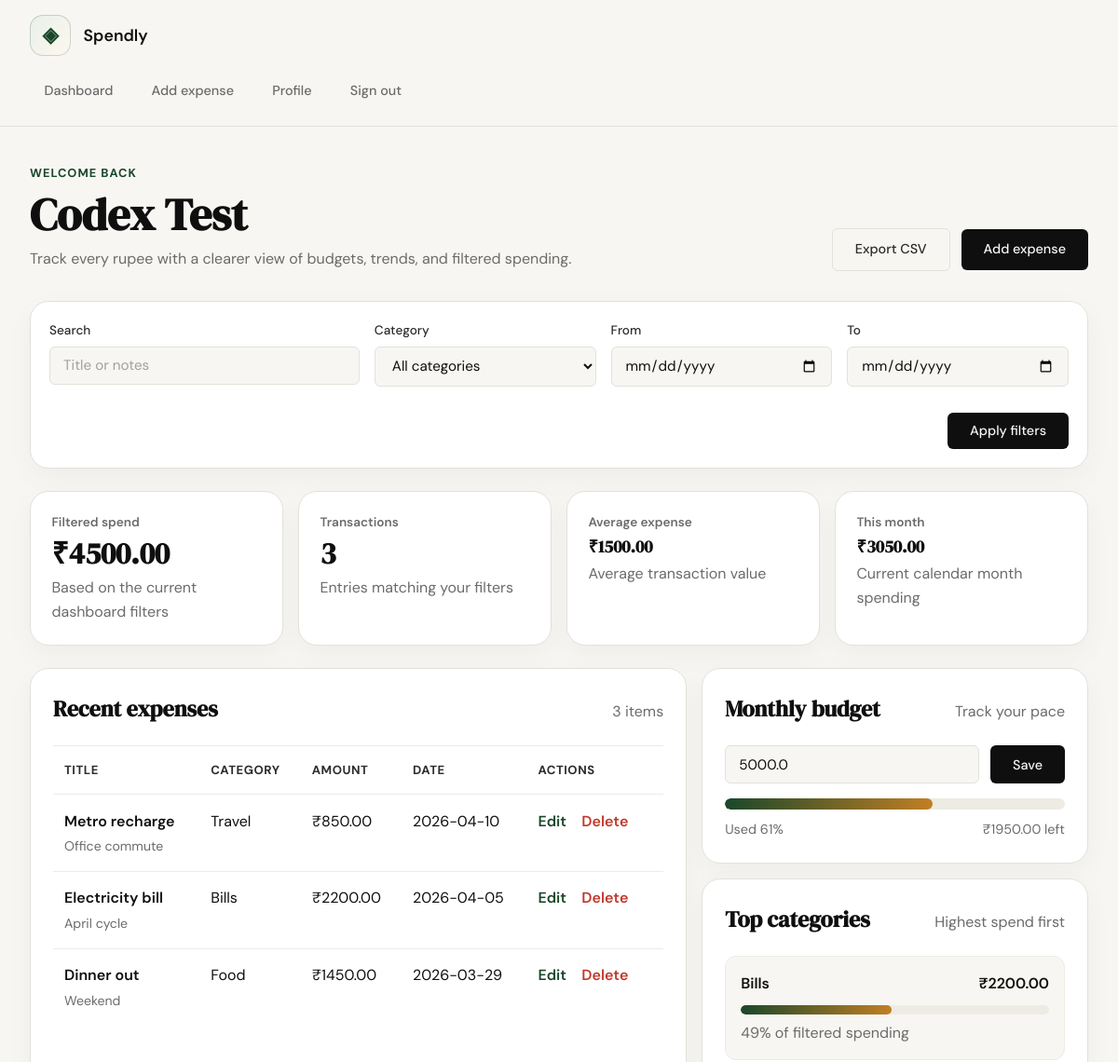
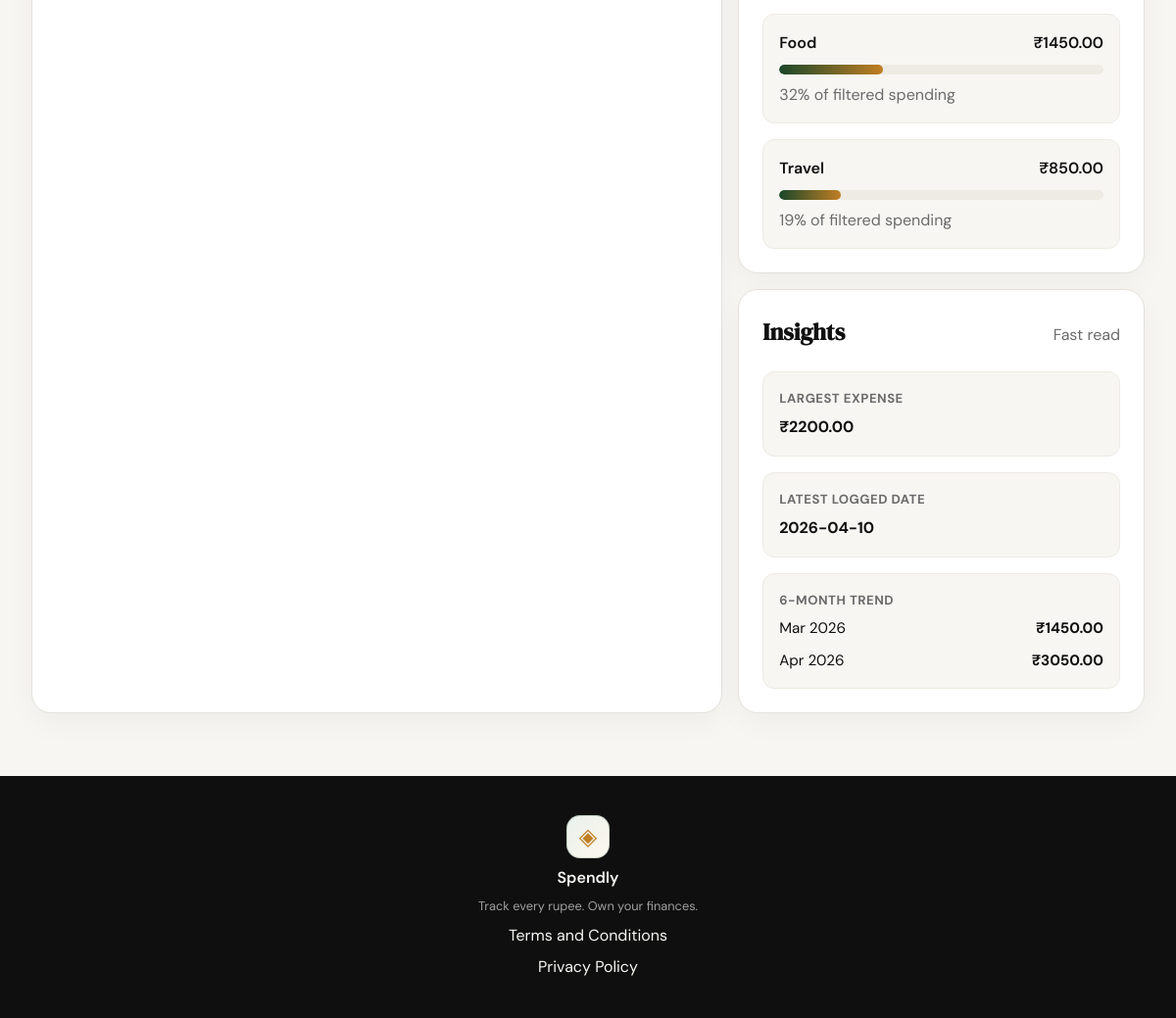
/dashboard (signed in), run on the app's committed database (2 pictures, top to bottom).
### tables this page shows
CREATE TABLE users (
                id INTEGER PRIMARY KEY AUTOINCREMENT,
                name TEXT NOT NULL,
                email TEXT UNIQUE NOT NULL,
                password_hash TEXT NOT NULL
            );

CREATE TABLE expenses (
                id INTEGER PRIMARY KEY AUTOINCREMENT,
                user_id INTEGER NOT NULL,
                title TEXT NOT NULL,
                category TEXT NOT NULL,
                amount REAL NOT NULL CHECK(amount > 0),
                expense_date TEXT NOT NULL,
                notes TEXT,
                created_at TEXT NOT NULL DEFAULT CURRENT_TIMESTAMP,
                FOREIGN KEY (user_id) REFERENCES users(id) ON DELETE CASCADE
            );

CREATE TABLE budgets (
                user_id INTEGER PRIMARY KEY,
                monthly_budget REAL NOT NULL CHECK(monthly_budget >= 0),
                updated_at TEXT NOT NULL DEFAULT CURRENT_TIMESTAMP,
                FOREIGN KEY (user_id) REFERENCES users(id) ON DELETE CASCADE
            );

### app.py (the view)
@app.route("/dashboard")
@login_required
def dashboard():
    return render_template("dashboard.html", **dashboard_context(get_dashboard_filters()))

### app.py (called while the page is built)
def login_required(view):
    @wraps(view)
    def wrapped_view(*args, **kwargs):
        if g.user is None:
            flash("Please sign in to continue.", "error")
            return redirect(url_for("login"))
        return view(*args, **kwargs)
    return wrapped_view

@app.before_request
def load_current_user():
    user_id = session.get("user_id")
    g.user = get_user_by_id(user_id) if user_id else None

@app.context_processor
def inject_globals():
    return {"categories": CATEGORIES}

def get_dashboard_filters():
    filters = {
        "q": request.args.get("q", "").strip(),
        "category": request.args.get("category", "").strip(),
        "start_date": request.args.get("start_date", "").strip(),
        "end_date": request.args.get("end_date", "").strip(),
    }
    if filters["category"] and filters["category"] not in CATEGORIES:
        filters["category"] = ""
    if filters["start_date"] and not parse_date(filters["start_date"]):
        filters["start_date"] = ""
    if filters["end_date"] and not parse_date(filters["end_date"]):
        filters["end_date"] = ""
    return filters

### database/db.py (called while the page is built)
def get_db():
    conn = sqlite3.connect(DATABASE)
    conn.row_factory = sqlite3.Row
    conn.execute("PRAGMA foreign_keys = ON")
    return conn

def get_user_by_id(user_id):
    with get_db() as db:
        return db.execute(
            "SELECT * FROM users WHERE id = ?",
            (user_id,),
        ).fetchone()

def _build_expense_filters(user_id, filters=None):
    filters = filters or {}
    clauses = ["user_id = ?"]
    params = [user_id]
    search = (filters.get("q") or "").strip()
    if search:
        clauses.append("(LOWER(title) LIKE ? OR LOWER(COALESCE(notes, '')) LIKE ?)")
        like = f"%{search.lower()}%"
        params.extend([like, like])
    category = (filters.get("category") or "").strip()
    if category:
        clauses.append("category = ?")
        params.append(category)
    start_date = (filters.get("start_date") or "").strip()
    if start_date:
        clauses.append("expense_date >= ?")
        params.append(start_date)
    end_date = (filters.get("end_date") or "").strip()
    if end_date:
        clauses.append("expense_date <= ?")
        params.append(end_date)
    return " AND ".join(clauses), params

def get_budget_for_user(user_id):
    with get_db() as db:
        return db.execute(
            "SELECT monthly_budget FROM budgets WHERE user_id = ?",
            (user_id,),
        ).fetchone()

### templates/dashboard.html (shortened to what this page needs)
{% extends "base.html" %}
{% block content %}
<section class="dashboard-page">
    <div class="dashboard-shell">
        <div class="dashboard-header">
            <div>
                <p class="dashboard-eyebrow">Welcome back</p>
                <h1 class="dashboard-title">{{ g.user["name"] }}</h1>
                <p class="dashboard-subtitle">Track every rupee with a clearer view of budgets, trends, and filtered spending.</p>
            </div>
            <div class="header-actions">
                <a href="{{ url_for('export_expenses', q=filters['q'], category=filters['category'], start_date=filters['start_date'], end_date=filters['end_date']) }}" class="btn-ghost">Export CSV</a>
                <a href="{{ url_for('add_expense') }}" class="btn-primary">Add expense</a>
            </div>
        </div>
        <form method="GET" action="{{ url_for('dashboard') }}" class="filter-card">
            <div class="filter-grid">
                <div class="form-group">
                    <label for="q">Search</label>
                    <input id="q" name="q" class="form-input" placeholder="Title or notes" value="{{ filters['q'] }}">
                </div>
                <div class="form-group">
                    <label for="category">Category</label>
                    <select id="category" name="category" class="form-input">
                        <option value="">All categories</option>
                    </select>
                </div>
                <div class="form-group">
                    <label for="start_date">From</label>
                    <input type="date" id="start_date" name="start_date" class="form-input" value="{{ filters['start_date'] }}">
                </div>
                <div class="form-group">
                    <label for="end_date">To</label>
                    <input type="date" id="end_date" name="end_date" class="form-input" value="{{ filters['end_date'] }}">
                </div>
            </div>
            <div class="filter-actions">
                <button type="submit" class="btn-primary">Apply filters</button>
            </div>
        </form>
        <div class="stats-grid">
            <article class="stat-panel">
                <span class="stat-label">Filtered spend</span>
                <strong class="stat-value">₹{{ "%.2f"|format(total_amount) }}</strong>
                <span class="stat-meta">Based on the current dashboard filters</span>
            </article>
            <article class="stat-panel">
                <span class="stat-label">Transactions</span>
                <strong class="stat-value">{{ summary["total_count"] }}</strong>
                <span class="stat-meta">Entries matching your filters</span>
            </article>
            <article class="stat-panel">
                <span class="stat-label">Average expense</span>
                <strong class="stat-value stat-value--small">₹{{ "%.2f"|format(average_amount) }}</strong>
                <span class="stat-meta">Average transaction value</span>
            </article>
            <article class="stat-panel">
                <span class="stat-label">This month</span>
                <strong class="stat-value stat-value--small">₹{{ "%.2f"|format(monthly_spend) }}</strong>
                <span class="stat-meta">Current calendar month spending</span>
            </article>
        </div>
        <div class="dashboard-grid">
            <section class="dashboard-card">
                <div class="card-head">
                    <h2>Recent expenses</h2>
                    {% if expenses %}
                    <span class="card-note">{{ expenses|length }} item{{ "" if expenses|length == 1 else "s" }}</span>
                    {% endif %}
                </div>
                {% if expenses %}
                <div class="table-wrap">
                    <table class="expense-table">
                        <thead>
                            <tr>
                                <th>Title</th>
                                <th>Category</th>
                                <th>Amount</th>
                                <th>Date</th>
                                <th>Actions</th>
                            </tr>
                        </thead>
                        <tbody>
                            {% for expense in expenses %}
                            <tr>
                                <td>
                                    <div class="expense-title">{{ expense["title"] }}</div>
                                    {% if expense["notes"] %}
                                    <div class="expense-notes">{{ expense["notes"] }}</div>
                                    {% endif %}
                                </td>
                                <td>{{ expense["category"] }}</td>
                                <td>₹{{ "%.2f"|format(expense["amount"]) }}</td>
                                <td>{{ expense["expense_date"] }}</td>
                                <td class="expense-actions">
                                    <a href="{{ url_for('edit_expense', id=expense['id']) }}">Edit</a>
                                    <a href="{{ url_for('delete_expense', id=expense['id']) }}" class="link-danger">Delete</a>
                                </td>
                            </tr>
                            {% endfor %}
                        </tbody>
                    </table>
                </div>
                {% else %}
                <div class="empty-state">
                    <h3>No matching expenses</h3>
                    <p>{% if has_active_filters %}Try clearing or adjusting your filters.{% else %}Add your first entry to start tracking where your money goes.{% endif %}</p>
                    <a href="{{ url_for('add_expense') }}" class="btn-primary">Add expense</a>
                </div>
                {% endif %}
            </section>
            <section class="dashboard-stack">
                <article class="dashboard-card">
                    <div class="card-head">
                        <h2>Monthly budget</h2>
                        <span class="card-note">Track your pace</span>
                    </div>
                    <form method="POST" action="{{ url_for('update_budget') }}" class="budget-form">
                        <div class="budget-input-row">
                            <input type="number" step="0.01" min="0" name="monthly_budget" class="form-input" value="{{ monthly_budget if monthly_budget else '' }}" placeholder="Set monthly budget">
                            <button type="submit" class="btn-primary">Save</button>
                        </div>
                    </form>
                    {% if monthly_budget %}
                    <div class="budget-meter">
                        <div class="budget-meter-track">
                            <div class="budget-meter-fill {% if budget_used_pct > 100 %}budget-meter-fill--over{% endif %}" style="width: {{ 100 if budget_used_pct > 100 else budget_used_pct }}%"></div>
                        </div>
                        <div class="budget-meta">
                            <span>Used {{ budget_used_pct }}%</span>
                            <span>
                                {% if remaining_budget >= 0 %}
                                ₹{{ "%.2f"|format(remaining_budget) }} left
                                {% else %}
                                ₹{{ "%.2f"|format(remaining_budget|abs) }} over budget
                                {% endif %}
                            </span>
                        </div>
                    </div>
                    {% else %}
                    <p class="empty-copy">Set a monthly budget to compare it with your current month spending.</p>
                    {% endif %}
                </article>
                <article class="dashboard-card">
                    <div class="card-head">
                        <h2>Top categories</h2>
                        <span class="card-note">Highest spend first</span>
                    </div>
                    {% if category_rows %}
                    <div class="category-stack">
                        {% for row in category_rows %}
                        <div class="category-row">
                            <div class="category-row-top">
                                <span>{{ row["category"] }}</span>
                                <span>₹{{ "%.2f"|format(row["total"]) }}</span>
                            </div>
                            <div class="category-bar-track">
                                <div class="category-bar-fill" style="width: {{ row['percentage'] }}%"></div>
                            </div>
                            <div class="category-row-bottom">{{ row["percentage"] }}% of filtered spending</div>
                        </div>
                        {% endfor %}
                    </div>
                    {% else %}
                    <div class="empty-state empty-state--compact">
                        <h3>No category data yet</h3>
                        <p>Your category breakdown will appear here after you log expenses.</p>
                    </div>
                    {% endif %}
                </article>
                <article class="dashboard-card">
                    <div class="card-head">
                        <h2>Insights</h2>
                        <span class="card-note">Fast read</span>
                    </div>
                    <div class="insight-list">
                        <div class="insight-item">
                            <span class="insight-label">Largest expense</span>
                            <strong>₹{{ "%.2f"|format(max_amount) }}</strong>
                        </div>
                        <div class="insight-item">
                            <span class="insight-label">Latest logged date</span>
                            <strong>{{ summary["latest_date"] if summary["latest_date"] else "No entries yet" }}</strong>
                        </div>
                        <div class="insight-item">
                            <span class="insight-label">6-month trend</span>
                            <div class="trend-list">
                                {% if trend_rows %}
                                    {% for row in trend_rows %}
                                    <div class="trend-item">
                                        <span>{{ row["label"] }}</span>
                                        <strong>₹{{ "%.2f"|format(row["total"]) }}</strong>
                                    </div>
                                    {% endfor %}
                                {% else %}
                                <span class="empty-copy">Monthly trend appears after you add expenses.</span>
                                {% endif %}
                            </div>
                        </div>
                    </div>
                </article>
            </section>
        </div>
    </div>
</section>
{% endblock %}

### templates/base.html (shortened to what this page needs)
<!DOCTYPE html>
<html lang="en">
<head>
    <link rel="stylesheet" href="{{ url_for('static', filename='css/style.css') }}">
</head>
<body>
    <nav class="navbar">
        <div class="nav-inner">
            <a href="{{ url_for('dashboard' if g.user else 'landing') }}" class="nav-brand">
                <span class="brand-icon">◈</span>
                <span class="brand-name">Spendly</span>
            </a>
            <div class="nav-links">
                {% if g.user %}
                <a href="{{ url_for('dashboard') }}">Dashboard</a>
                <a href="{{ url_for('add_expense') }}">Add expense</a>
                <a href="{{ url_for('profile') }}">Profile</a>
                <a href="{{ url_for('logout') }}">Sign out</a>
                {% else %}
                <a href="{{ url_for('login') }}">Sign in</a>
                <a href="{{ url_for('register') }}" class="nav-cta">Get started</a>
                {% endif %}
            </div>
        </div>
    </nav>
    <main class="main-content">
        {% block content %}{% endblock %}
    </main>
    <footer class="footer">
        <div class="footer-inner">
            <span class="brand-icon">◈</span>
            <span class="footer-name">Spendly</span>
            <p class="footer-copy">Track every rupee. Own your finances.</p>
            <a href="/terms">Terms and Conditions</a>
            <a href="/privacy">Privacy Policy</a>
        </div>
    </footer>
</body>
</html>

### data on the page
users: user.name "Codex Test"
expenses: title "Metro recharge", notes "Office commute", category "Travel", amount "850.00", expense_date "2026-04-10", total "850.00", percentage "19"
expenses: title "Electricity bill", notes "April cycle", category "Bills", amount "2200.00", expense_date "2026-04-05", total "2200.00", percentage "49"
expenses: title "Dinner out", notes "Weekend", category "Food", amount "1450.00", expense_date "2026-03-29", total "1450.00", percentage "32"
budgets: monthly_budget "5000.0"

### other printed values
{{ "%.2f"|format(total_amount) }} "4500.00"
{{ summary["total_count"] }} "3"
{{ "%.2f"|format(average_amount) }} "1500.00"
{{ "%.2f"|format(monthly_spend) }} "3050.00"
{{ expenses|length }} "3"
{{ "" if expenses|length == 1 else "s" }} "s"
{{ budget_used_pct }} "61"
{{ "%.2f"|format(remaining_budget) }} "1950.00"
{{ "%.2f"|format(max_amount) }} "2200.00"
{{ summary["latest_date"] if summary["latest_date"] else "No entries yet" }} "2026-04-10"
{{ row["label"] }} "Mar 2026" "Apr 2026"
{{ "%.2f"|format(row["total"]) }} "1450.00" "3050.00"
